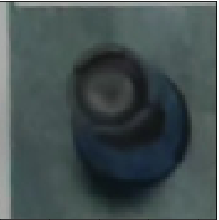
#> input picture actual_final_code/fuckassblue.png, 219 x 220 px
$ jupyter execute 'Color Detection.ipynb'   (older library calls are emulated)
#> lines starting #> are read from the running program, lines starting #| are printed output that depends on the picture; after the words box and inside, x2 and y2 are one past the last pixel; in counts of white or black regions, pixels touching at a corner belong together
[cell 1]
# import the necessary packages
import numpy as np
import argparse
import cv2
import os
from pylab import imshow, gray, show

[cell 2]
# load the image
image = cv2.imread("fuckassblue.png")
#> image is the input picture: shape (220, 219, 3); mean B, G, R 81.3, 80.8, 68.6
image = cv2.cvtColor(image, cv2.COLOR_RGB2BGR)
imshow(image)
show()

print(image[150][100])
#| [28 40 55]

# define the list of boundaries

#[131 114  88]
green_boundaries = [
    ([50, 170, 80],  [60, 180, 90]),
    ([80, 150, 80],  [90, 160, 95]),
    ([40, 150, 85],  [60, 160, 95]),
    ([110, 180, 120],  [120, 190, 130]),
    ([110, 150, 120],  [120, 160, 130]),
    ([90, 130, 90],  [100, 140, 100]),
    ([150, 210, 140],  [160, 220, 150]),
    ([90, 135, 90],  [110, 150, 110]),
    ([129, 165, 120],  [160, 175, 130])
]

#     ([70, 130, 0],  [140, 220, 20]),
#     ([40, 90, 0],  [60, 120, 130]),
#     ([70, 130, 0],  [140, 220, 100])

# [144  94  36]
orange_boundaries = [
    ([110, 70, 30],  [125, 80, 40]),
    ([120, 80, 50],  [130, 90, 60]),
    ([180, 110, 20],  [200, 140, 60]),
    ([140, 90, 20],  [150, 140, 60])
]

# [135  45  51]
red_boundaries = [
    ([150, 10, 20],  [190, 40, 60]),
    ([210, 30, 30],  [230, 50, 50]),
    ([170, 60, 60],  [190, 80, 80]),
    ([210, 90, 100],  [220, 100, 110]),
    ([80, 20, 20],  [90, 30, 30]),
    ([120, 35, 45],  [140, 50, 55])
]
#[28 40 55]
blue_boundaries = [
    ([50, 90, 140],  [90, 130, 180]),
    ([30, 60, 90],  [50, 80, 110]),
    ([80, 140, 200],  [100, 150, 210]),
    ([25, 36, 54],  [30, 41, 60])

]

black_boundaries = [
    ([0, 0, 0],  [60, 60, 60]),
]

# [174 164  59]
yellow_boundaries = [
    ([240, 230, 60],  [255, 240, 80]),
    ([180, 160, 45],  [190, 170, 60]),
    ([120, 120, 20],  [150, 150, 50]),
    ([240, 240, 100],  [255, 250, 120]),
    ([210, 200, 120],  [220, 210, 130]),
    ([200, 180, 60],  [240, 210, 90]),
    ([160, 160, 50],  [180, 170, 65])
]

#[189 179 155]
#[154 145 130]
brown_boundaries = [
    ([120, 100, 60],  [150, 130, 100]),
    ([170, 140, 120],  [190, 160, 130]),
    ([140, 140, 125],  [160, 150, 135])
]


    # loop over the boundaries
for (lower, upper) in green_boundaries:
    # create NumPy arrays from the boundaries
    lower = np.array(lower, dtype = "uint8")
    upper = np.array(upper, dtype = "uint8")

    # find the colors within the specified boundaries and apply
    # the mask
    mask = cv2.inRange(image, lower, upper)
    output = cv2.bitwise_and(image, image, mask = mask)
    ret,thresh1 = cv2.threshold(output,1,1,cv2.THRESH_BINARY)
    #print(thresh1.sum().sum())
    if(thresh1.sum().sum() > 10):
        print("This is green")
        imshow(output)
        show()
#         break

for (lower, upper) in orange_boundaries:
    # create NumPy arrays from the boundaries
    lower = np.array(lower, dtype = "uint8")
    upper = np.array(upper, dtype = "uint8")

    # find the colors within the specified boundaries and apply
    # the mask
    mask = cv2.inRange(image, lower, upper)
    output = cv2.bitwise_and(image, image, mask = mask)
    ret,thresh1 = cv2.threshold(output,1,1,cv2.THRESH_BINARY)
    #print(thresh1.sum().sum())
    if(thresh1.sum().sum() > 40):
        imshow(output)
        show()
        print(lower)
        print(upper)
        print("This is orange")
#         break

for (lower, upper) in red_boundaries:
    # create NumPy arrays from the boundaries
    lower = np.array(lower, dtype = "uint8")
    upper = np.array(upper, dtype = "uint8")

    # find the colors within the specified boundaries and apply
    # the mask
    mask = cv2.inRange(image, lower, upper)
    output = cv2.bitwise_and(image, image, mask = mask)
    ret,thresh1 = cv2.threshold(output,1,1,cv2.THRESH_BINARY)
    #print(thresh1.sum().sum())
    if(thresh1.sum().sum() > 10):
        print("This is red")
        imshow(output)
        show()
#         break

for (lower, upper) in blue_boundaries:
    # create NumPy arrays from the boundaries
    lower = np.array(lower, dtype = "uint8")
    upper = np.array(upper, dtype = "uint8")

    # find the colors within the specified boundaries and apply
    # the mask
    mask = cv2.inRange(image, lower, upper)
    output = cv2.bitwise_and(image, image, mask = mask)
    ret,thresh1 = cv2.threshold(output,1,1,cv2.THRESH_BINARY)
    #print(thresh1.sum().sum())
    if(thresh1.sum().sum() > 10):
        print("This is blue")
        imshow(output)
        show()
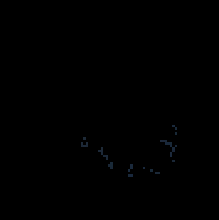
#> output: shape (220, 219, 3); mean R, G, B 0.1, 0.2, 0.3
#         break

for (lower, upper) in black_boundaries:
    # create NumPy arrays from the boundaries
    lower = np.array(lower, dtype = "uint8")
    upper = np.array(upper, dtype = "uint8")

    # find the colors within the specified boundaries and apply
    # the mask
    mask = cv2.inRange(image, lower, upper)
    output = cv2.bitwise_and(image, image, mask = mask)
    ret,thresh1 = cv2.threshold(output,1,1,cv2.THRESH_BINARY)
    print(thresh1.sum().sum())
    if(thresh1.sum().sum() > 700):
        print("This is black")
        imshow(output)
        show()
        break
#> this loop made 1 pass
#| 38961
#> pass 1, `mask = cv2.inRange(image, lower, upper)`:
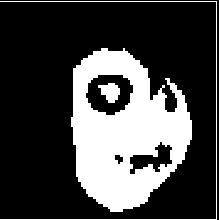
#> mask: shape (220, 219); 27% white; 3 white regions, box (x1, y1, x2, y2) and area: (71, 48, 192, 212) 12048, (0, 1, 217, 220) 651, (98, 83, 120, 103) 288
#> pass 1, `output = cv2.bitwise_and(image, image, mask = mask)`:
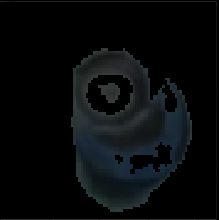
#> output: shape (220, 219, 3); mean R, G, B 8.1, 10.4, 11.7

for (lower, upper) in yellow_boundaries:
    # create NumPy arrays from the boundaries
    lower = np.array(lower, dtype = "uint8")
    upper = np.array(upper, dtype = "uint8")

    # find the colors within the specified boundaries and apply
    # the mask
    mask = cv2.inRange(image, lower, upper)
    output = np.array(cv2.bitwise_and(image, image, mask = mask))
    ret,thresh1 = cv2.threshold(output,1,1,cv2.THRESH_BINARY)
    print(thresh1.sum().sum())
    if(thresh1.sum().sum() > 10):
        print("This is yellow")
        imshow(output)
        show()
#> this loop made 7 passes
#| 0
#| 0
#| 0
#| 0
#| 0
#| 0
#| 0
#         break

for (lower, upper) in brown_boundaries:
    # create NumPy arrays from the boundaries
    lower = np.array(lower, dtype = "uint8")
    upper = np.array(upper, dtype = "uint8")

    # find the colors within the specified boundaries and apply
    # the mask
    mask = cv2.inRange(image, lower, upper)
    output = np.array(cv2.bitwise_and(image, image, mask = mask))
    ret,thresh1 = cv2.threshold(output,1,1,cv2.THRESH_BINARY)
    print(thresh1.sum().sum())
    if(output.sum().sum() > 10):
        print("This is brown")
        imshow(output)
        show()
#> this loop made 3 passes
#| 0
#| 0
#| 0
#         break

[cell 3]
import mahotas as mh
f = mh.imread('fuckassblue.png')
f = f[:,:,0]
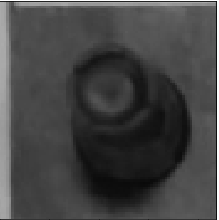
#> f: shape (220, 219); min 9, max 255, mean 68.6
imshow(f)
show()
labeled, nr_objects = mh.label(f)
#> labeled: shape (220, 219) int32; every value is 1
#> nr_objects = 1
imshow(labeled)
show()
print(nr_objects)
#| 1

$ run again, with actual_final_code/ass.png copied over actual_final_code/fuckassblue.png
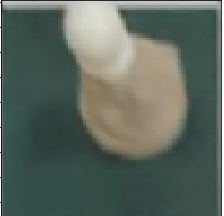
#> input picture actual_final_code/ass.png, 224 x 216 px
#> image is the input picture: shape (216, 224, 3); mean B, G, R 95.2, 104.4, 92.2
#| [51 62 56]
#> the loop `for (lower, upper) in black_boundaries:` made 1 pass
#| 2316
#> pass 1, `mask = cv2.inRange(image, lower, upper)`:
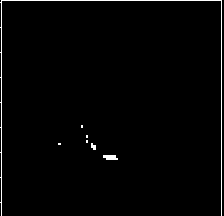
#> mask: shape (216, 224); 1.6% white in thin lines or dots
#> the loop `for (lower, upper) in yellow_boundaries:` made 7 passes
#| 0
#| 0
#| 0
#| 0
#| 0
#> (further printed lines are left out)
#> the loop `for (lower, upper) in brown_boundaries:` made 3 passes
#| 4254
#| 333
#| 1179
#> `f = f[:,:,0]`:
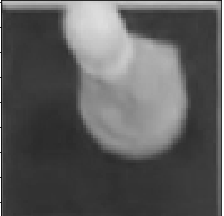
#> f: shape (216, 224); min 11, max 255, mean 92.2
#> labeled: shape (216, 224) int32; every value is 1
#> nr_objects = 1
#| 1
